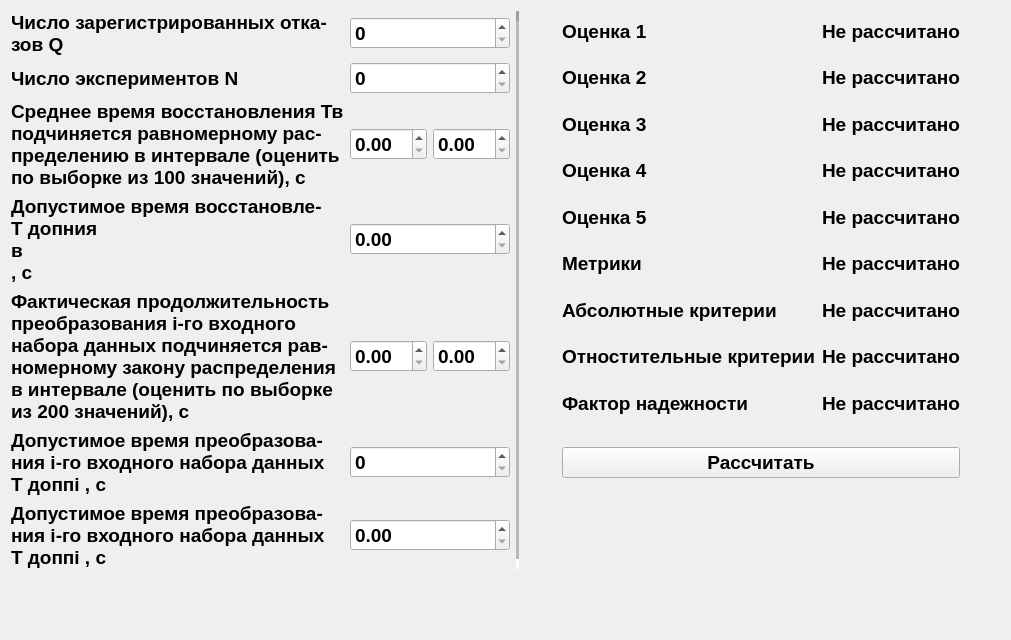
      <widget class="QWidget" name="tab">
       <attribute name="title">
        <string>Лаборатораная работа 5</string>
       </attribute>
       <layout class="QGridLayout" name="gridLayout_3">
        <item row="0" column="0">
         <layout class="QGridLayout" name="gridLayout_2">
          <item row="3" column="1" colspan="2">
           <widget class="QDoubleSpinBox" name="doubleSpinBox_permissWakeUpTime">
            <property name="font">
             <font>
              <pointsize>14</pointsize>
              <weight>75</weight>
              <bold>true</bold>
             </font>
            </property>
           </widget>
          </item>
          <item row="2" column="1">
           <widget class="QDoubleSpinBox" name="doubleSpinBox_midWakeUpTimeInterval_1">
            <property name="font">
             <font>
              <pointsize>14</pointsize>
              <weight>75</weight>
              <bold>true</bold>
             </font>
            </property>
           </widget>
          </item>
          <item row="0" column="3" rowspan="7">
           <widget class="Line" name="line">
            <property name="layoutDirection">
             <enum>Qt::LeftToRight</enum>
            </property>
            <property name="frameShadow">
             <enum>QFrame::Sunken</enum>
            </property>
            <property name="lineWidth">
             <number>10</number>
            </property>
            <property name="midLineWidth">
             <number>5</number>
            </property>
            <property name="orientation">
             <enum>Qt::Vertical</enum>
            </property>
           </widget>
          </item>
          <item row="5" column="1" colspan="2">
           <widget class="QSpinBox" name="spinBox_permissTransformTime">
            <property name="font">
             <font>
              <pointsize>14</pointsize>
              <weight>75</weight>
              <bold>true</bold>
             </font>
            </property>
           </widget>
          </item>
          <item row="2" column="6">
           <spacer name="horizontalSpacer">
            <property name="orientation">
             <enum>Qt::Horizontal</enum>
            </property>
            <property name="sizeHint" stdset="0">
             <size>
              <width>40</width>
              <height>20</height>
             </size>
            </property>
           </spacer>
          </item>
          <item row="0" column="1" colspan="2">
           <widget class="QSpinBox" name="spinBox_countFailures">
            <property name="font">
             <font>
              <pointsize>14</pointsize>
              <weight>75</weight>
              <bold>true</bold>
             </font>
            </property>
           </widget>
          </item>
          <item row="5" column="0">
           <widget class="QLabel" name="label_6">
            <property name="font">
             <font>
              <pointsize>14</pointsize>
              <weight>75</weight>
              <bold>true</bold>
             </font>
            </property>
            <property name="text">
             <string>Допустимое время преобразова-
ния i-го входного набора данных
Т доппi , с</string>
            </property>
            <property name="margin">
             <number>10</number>
            </property>
           </widget>
          </item>
          <item row="2" column="0">
           <widget class="QLabel" name="label_3">
            <property name="font">
             <font>
              <pointsize>14</pointsize>
              <weight>75</weight>
              <bold>true</bold>
             </font>
            </property>
            <property name="text">
             <string>Cреднее время восстановления Тв
подчиняется равномерному рас-
пределению в интервале (оценить
по выборке из 100 значений), с</string>
            </property>
            <property name="margin">
             <number>10</number>
            </property>
           </widget>
          </item>
          <item row="4" column="1">
           <widget class="QDoubleSpinBox" name="doubleSpinBox_transformTimeInterval_1">
            <property name="font">
             <font>
              <pointsize>14</pointsize>
              <weight>75</weight>
              <bold>true</bold>
             </font>
            </property>
           </widget>
          </item>
          <item row="4" column="2">
           <widget class="QDoubleSpinBox" name="doubleSpinBox_transformTimeInterval_2">
            <property name="font">
             <font>
              <pointsize>14</pointsize>
              <weight>75</weight>
              <bold>true</bold>
             </font>
            </property>
           </widget>
          </item>
          <item row="1" column="1" colspan="2">
           <widget class="QSpinBox" name="spinBox_countExperiments">
            <property name="font">
             <font>
              <pointsize>14</pointsize>
              <weight>75</weight>
              <bold>true</bold>
             </font>
            </property>
           </widget>
          </item>
          <item row="0" column="4" rowspan="5" colspan="2">
           <layout class="QGridLayout" name="gridLayout_10">
            <item row="1" column="0">
             <widget class="QLabel" name="label_14">
              <property name="font">
               <font>
                <pointsize>14</pointsize>
                <weight>75</weight>
                <bold>true</bold>
               </font>
              </property>
              <property name="text">
               <string>Оценка 2</string>
              </property>
             </widget>
            </item>
            <item row="3" column="1">
             <widget class="QLabel" name="label_estimateValues_4">
              <property name="font">
               <font>
                <pointsize>14</pointsize>
                <weight>75</weight>
                <bold>true</bold>
               </font>
              </property>
              <property name="text">
               <string>Не рассчитано</string>
              </property>
             </widget>
            </item>
            <item row="7" column="0">
             <widget class="QLabel" name="label_57">
              <property name="font">
               <font>
                <pointsize>14</pointsize>
                <weight>75</weight>
                <bold>true</bold>
               </font>
              </property>
              <property name="text">
               <string>Отностительные критерии</string>
              </property>
             </widget>
            </item>
            <item row="5" column="0">
             <widget class="QLabel" name="label_55">
              <property name="font">
               <font>
                <pointsize>14</pointsize>
                <weight>75</weight>
                <bold>true</bold>
               </font>
              </property>
              <property name="text">
               <string>Метрики </string>
              </property>
             </widget>
            </item>
            <item row="6" column="0">
             <widget class="QLabel" name="label_56">
              <property name="font">
               <font>
                <pointsize>14</pointsize>
                <weight>75</weight>
                <bold>true</bold>
               </font>
              </property>
              <property name="text">
               <string>Абсолютные критерии</string>
              </property>
             </widget>
            </item>
            <item row="3" column="0">
             <widget class="QLabel" name="label_16">
              <property name="font">
               <font>
                <pointsize>14</pointsize>
                <weight>75</weight>
                <bold>true</bold>
               </font>
              </property>
              <property name="text">
               <string>Оценка 4</string>
              </property>
             </widget>
            </item>
            <item row="0" column="1">
             <widget class="QLabel" name="label_estimateValues_1">
              <property name="font">
               <font>
                <pointsize>14</pointsize>
                <weight>75</weight>
                <bold>true</bold>
               </font>
              </property>
              <property name="text">
               <string>Не рассчитано</string>
              </property>
             </widget>
            </item>
            <item row="2" column="0">
             <widget class="QLabel" name="label_15">
              <property name="font">
               <font>
                <pointsize>14</pointsize>
                <weight>75</weight>
                <bold>true</bold>
               </font>
              </property>
              <property name="text">
               <string>Оценка 3</string>
              </property>
             </widget>
            </item>
            <item row="0" column="0">
             <widget class="QLabel" name="label_13">
              <property name="font">
               <font>
                <pointsize>14</pointsize>
                <weight>75</weight>
                <bold>true</bold>
               </font>
              </property>
              <property name="text">
               <string>Оценка 1</string>
              </property>
             </widget>
            </item>
            <item row="4" column="0">
             <widget class="QLabel" name="label_54">
              <property name="font">
               <font>
                <pointsize>14</pointsize>
                <weight>75</weight>
                <bold>true</bold>
               </font>
              </property>
              <property name="text">
               <string>Оценка 5</string>
              </property>
             </widget>
            </item>
            <item row="8" column="0">
             <widget class="QLabel" name="label_58">
              <property name="font">
               <font>
                <pointsize>14</pointsize>
                <weight>75</weight>
                <bold>true</bold>
               </font>
              </property>
              <property name="text">
               <string>Фактор надежности</string>
              </property>
             </widget>
            </item>
            <item row="1" column="1">
             <widget class="QLabel" name="label_estimateValues_2">
              <property name="font">
               <font>
                <pointsize>14</pointsize>
                <weight>75</weight>
                <bold>true</bold>
               </font>
              </property>
              <property name="text">
               <string>Не рассчитано</string>
              </property>
             </widget>
            </item>
            <item row="2" column="1">
             <widget class="QLabel" name="label_estimateValues_3">
              <property name="font">
               <font>
                <pointsize>14</pointsize>
                <weight>75</weight>
                <bold>true</bold>
               </font>
              </property>
              <property name="text">
               <string>Не рассчитано</string>
              </property>
             </widget>
            </item>
            <item row="4" column="1">
             <widget class="QLabel" name="label_estimateValues_5">
              <property name="font">
               <font>
                <pointsize>14</pointsize>
                <weight>75</weight>
                <bold>true</bold>
               </font>
              </property>
              <property name="text">
               <string>Не рассчитано</string>
              </property>
             </widget>
            </item>
            <item row="5" column="1">
             <widget class="QLabel" name="label_metrics">
              <property name="font">
               <font>
                <pointsize>14</pointsize>
                <weight>75</weight>
                <bold>true</bold>
               </font>
              </property>
              <property name="text">
               <string>Не рассчитано</string>
              </property>
             </widget>
            </item>
            <item row="6" column="1">
             <widget class="QLabel" name="label_absoluteCriterions">
              <property name="font">
               <font>
                <pointsize>14</pointsize>
                <weight>75</weight>
                <bold>true</bold>
               </font>
              </property>
              <property name="text">
               <string>Не рассчитано</string>
              </property>
             </widget>
            </item>
            <item row="7" column="1">
             <widget class="QLabel" name="label_relativeCriterions">
              <property name="font">
               <font>
                <pointsize>14</pointsize>
                <weight>75</weight>
                <bold>true</bold>
               </font>
              </property>
              <property name="text">
               <string>Не рассчитано</string>
              </property>
             </widget>
            </item>
            <item row="8" column="1">
             <widget class="QLabel" name="label_phactorStability">
              <property name="font">
               <font>
                <pointsize>14</pointsize>
                <weight>75</weight>
                <bold>true</bold>
               </font>
              </property>
              <property name="text">
               <string>Не рассчитано</string>
              </property>
             </widget>
            </item>
           </layout>
          </item>
          <item row="1" column="0">
           <widget class="QLabel" name="label_2">
            <property name="font">
             <font>
              <pointsize>14</pointsize>
              <weight>75</weight>
              <bold>true</bold>
             </font>
            </property>
            <property name="text">
             <string>Число экспериментов N</string>
            </property>
            <property name="margin">
             <number>10</number>
            </property>
           </widget>
          </item>
          <item row="0" column="0">
           <widget class="QLabel" name="label">
            <property name="font">
             <font>
              <pointsize>14</pointsize>
              <weight>75</weight>
              <bold>true</bold>
             </font>
            </property>
            <property name="text">
             <string>Число зарегистрированных отка-
зов Q</string>
            </property>
            <property name="margin">
             <number>10</number>
            </property>
           </widget>
          </item>
          <item row="6" column="1" colspan="2">
           <widget class="QDoubleSpinBox" name="doubleSpinBox_baseCriterionSafe">
            <property name="font">
             <font>
              <pointsize>14</pointsize>
              <weight>75</weight>
              <bold>true</bold>
             </font>
            </property>
           </widget>
          </item>
          <item row="2" column="2">
           <widget class="QDoubleSpinBox" name="doubleSpinBox_midWakeUpTimeInterval_2">
            <property name="font">
             <font>
              <pointsize>14</pointsize>
              <weight>75</weight>
              <bold>true</bold>
             </font>
            </property>
           </widget>
          </item>
          <item row="7" column="3">
           <spacer name="horizontalSpacer_2">
            <property name="orientation">
             <enum>Qt::Horizontal</enum>
            </property>
            <property name="sizeType">
             <enum>QSizePolicy::Fixed</enum>
            </property>
            <property name="sizeHint" stdset="0">
             <size>
              <width>40</width>
              <height>20</height>
             </size>
            </property>
           </spacer>
          </item>
          <item row="6" column="0">
           <widget class="QLabel" name="label_7">
            <property name="font">
             <font>
              <pointsize>14</pointsize>
              <weight>75</weight>
              <bold>true</bold>
             </font>
            </property>
            <property name="text">
             <string>Допустимое время преобразова-
ния i-го входного набора данных
Т доппi , с</string>
            </property>
            <property name="margin">
             <number>10</number>
            </property>
           </widget>
          </item>
          <item row="8" column="0">
           <spacer name="verticalSpacer">
            <property name="orientation">
             <enum>Qt::Vertical</enum>
            </property>
            <property name="sizeHint" stdset="0">
             <size>
              <width>20</width>
              <height>40</height>
             </size>
            </property>
           </spacer>
          </item>
          <item row="4" column="0">
           <widget class="QLabel" name="label_5">
            <property name="font">
             <font>
              <pointsize>14</pointsize>
              <weight>75</weight>
              <bold>true</bold>
             </font>
            </property>
            <property name="text">
             <string>Фактическая продолжительность
преобразования i-го входного
набора данных подчиняется рав-
номерному закону распределения
в интервале (оценить по выборке
из 200 значений), с</string>
            </property>
            <property name="margin">
             <number>10</number>
            </property>
           </widget>
          </item>
          <item row="3" column="0">
           <widget class="QLabel" name="label_4">
            <property name="font">
             <font>
              <pointsize>14</pointsize>
              <weight>75</weight>
              <bold>true</bold>
             </font>
            </property>
            <property name="text">
             <string>Допустимое время восстановле-
Т допния
в
, с</string>
            </property>
            <property name="margin">
             <number>10</number>
            </property>
           </widget>
          </item>
          <item row="5" column="4" colspan="2">
           <widget class="QPushButton" name="pushButton_calculateLab5">
            <property name="font">
             <font>
              <pointsize>14</pointsize>
              <weight>75</weight>
              <bold>true</bold>
             </font>
            </property>
            <property name="text">
             <string>Рассчитать</string>
            </property>
           </widget>
          </item>
         </layout>
        </item>
       </layout>
      </widget>
